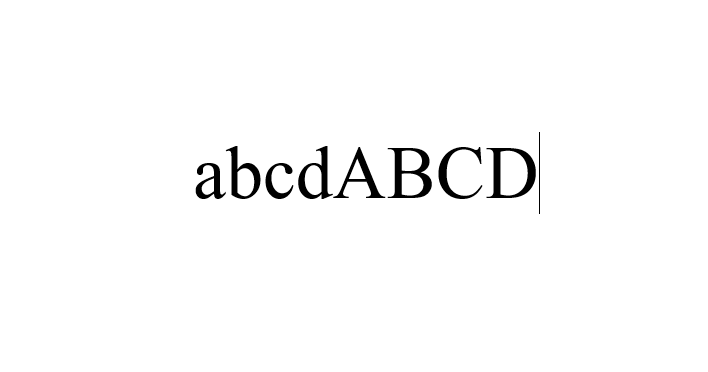
#> input picture image_ocr.PNG, 708 x 372 px
$ jupyter execute --allow-errors 'OCR IMG PROCESSING.ipynb'
#> lines starting #> are read from the running program, lines starting #| are printed output that depends on the picture; after the words box and inside, x2 and y2 are one past the last pixel; in counts of white or black regions, pixels touching at a corner belong together
### mylib.py


def plotimage(img, title=None, figsize=None, invert=True):
    #Source: https://stackoverflow.com/a/42314798
    import numpy as np
    from matplotlib import pyplot as plt

    if invert:
        img = np.max(img) - img.copy()
    h = img.shape[0]
    w = img.shape[1]
    dpi = 80
    if figsize is None:
        figsize = w / float(dpi), h / float(dpi)
    fig = plt.figure(figsize=figsize)
    ax = fig.add_axes([0, 0, 1, 1])
    ax.axis('off')
    ax.imshow(img, cmap='gray')
    if title:
        plt.title(title)
    plt.show()


def gray_to_bw(gray, thresh):
    '''
    Returns a new image
    '''
    import numpy as np

    bw1 = gray.copy()
    bw1[bw1<thresh]=0
    bw1[bw1>=thresh]=255
    return bw1

def draw_borders(img, color=0):

    import numpy as np

    if len(img.shape)==2:
        res = color * np.ones((img.shape[0]+2,img.shape[1]+2),dtype=img.dtype)
    else:
        res = color * np.ones((img.shape[0]+2,img.shape[1]+2,3),dtype=img.dtype)

    res[1:-1,1:-1] = img
    return res

def vert_seg(bw, black=1):
    import numpy as np

    lines = []

    height = bw.shape[0]

    i = 0
    start = 0
    while True:
        if black not in bw[i,:] or i==height-1:
            if i==height-1:
                end = i
            else:
                end = i-1

            if i!=start:
                lines.append({'start': start,'end': end+1})
            start=i+1

        if i==height-1:
            break
        i+=1

    return lines

def draw_vert_lines(vert, lines, blue=(255,255,0), red=(0,255,255)):
    import cv2
    import numpy as np

    width = vert.shape[1]
    for line in lines:
        start = line['start']
        end = line['end']
        cv2.line(vert, (0,start), (width,start), blue)
        cv2.line(vert, (0,end), (width,end), red)

def hor_seg(img, black=1):

    import numpy as np

    width = img.shape[1]

    j = 0
    start = 0
    chars = []
    while True:
        if black not in img[:,j] or j==width-1:
            if j==width-1:
                end = j
            else:
                end = j-1
            if j!=start:
                chars.append({'start':start,'end':end+1})

            start=j+1

        if j==width-1:
            break
        j+=1

    return chars

def draw_hor_lines(hor, chars, start, end, blue=(255,255,0), red=(0,255,255)):

    import cv2
    import numpy as np

    for char in chars:
        char_start = char['start']
        char_end = char['end']
        cv2.line(hor, (char_start,start), (char_start,end), blue)
        cv2.line(hor, (char_end,start), (char_end,end), red)

def inner_prod(a,b):
    '''
    a and b are n-D numpy arrays, with exact same shape
    '''

    import numpy as np
    #return int(np.sum(np.abs(np.array(a)-np.array(b))))
    return int(np.sum(np.array(a)*np.array(b)))

# [14 lines left out: functions normalize, distance, not called in this run]

### OCR IMG PROCESSING.ipynb
[cell 1]
import cv2
import numpy as np
from matplotlib import pyplot as plt
import random
import json
import scipy.linalg
import pandas
from PIL import ImageDraw, Image, ImageFont
from mylib import *
from difflib import Differ
from IPython.display import HTML as html_print

<h1>Define Walsh Function Using the formula Walsh Function</h1>
<p> Referance Website :- https://mathworld.wolfram.com/WalshFunction.html</p>

[cell 2]
def Hadamard2Walsh(n):


#> called with n = 64
    from scipy.linalg import hadamard
    from math import log

    hadamardMatrix=hadamard(n)
    HadIdx = np.arange(n)
    M = int(log(n,2))+1

    for i in HadIdx:
        s=format(i, '#032b')
        s=s[::-1]; s=s[:-2]; s=list(s)
        x=[int(x) for x in s]
        x=np.array(x)
        if(i==0):
            binHadIdx=x
        else:
            binHadIdx=np.vstack((binHadIdx,x))

    binSeqIdx = np.zeros((n,M)).T

    for k in reversed(range(1,int(M))):
        tmp=np.bitwise_xor(binHadIdx.T[k],binHadIdx.T[k-1])
        binSeqIdx[k]=tmp

    tmp=np.power(2,np.arange(M)[::-1])
    tmp=tmp.T
    SeqIdx = np.dot(binSeqIdx.T,tmp)

    j=1
    for i in SeqIdx:

        if(j==1):
            walshMatrix=hadamardMatrix[int(i)]
        else:
            walshMatrix=np.vstack((walshMatrix,hadamardMatrix[int(i)]))
        j+=1

    return hadamardMatrix,walshMatrix

[cell 3]
n = 64
(H,W)=Hadamard2Walsh(n)

plt.imshow(W, cmap='gray');
#> (this line was passed over: IPython is not available in this run)

[cell 4]
kernels = []

l = int(np.sqrt(W.shape[0]))

for i in range(l):
    subw = np.zeros_like(W)
    subw[:] = W[:,i].copy()
    kernels.append(subw)


walsh = []
for i in range(l):
    for j in range(l):
        walsh.append(kernels[i] * kernels[j].T)

#> (a cell that did not finish here is left out)

[cell 6]
to_save = []
for w in walsh:
    to_save.append(w.tolist())

with open("./walsh.json", "w") as f:
    f.write(json.dumps(to_save, indent=2))

print("Saved Result")

<h1> Generate blank Image, write the character on it </h1>
<p>Referance:- https://code-maven.com/create-images-with-python-pil-pillow </p>

[cell 7]
chars = list(range(ord('A'), ord('Z')+1)) + list(range(ord('a'), ord('z')+1))
chars = [chr(x) for x in chars]
chars += [x for x in '.,!?()[]!@$&1234567890;:\'"']
chars += ['ft','fe','fo'] #characters that are very close to each other

[cell 8]
fontsize = 100
img_fraction = 0.5
# # ttf_url = "../fonts-ttf/FreeSans.ttf" #(Ubuntu)
ttf_url = "./times.ttf" #(Windows)
font = ImageFont.truetype(ttf_url, fontsize)
letters = []

#> (the rest of this cell did not finish here and is left out)

[cell 9]
with open("./database.json", "w") as f:
    f.write(json.dumps(letters, indent=2))

[cell 10]
image_path = './image_ocr.PNG'
walsh_path = './walsh.json'
db_path = './database.json'
expected_path = './imageexpect.txt'
white = 0
black = 1
threshimge = 250
blue=(255,255,0)
green=(0,255,0)
red=(0,255,255)
violet=(155,205,155)

[cell 11]
img = cv2.imread(image_path)
#> img is the input picture: shape (372, 708, 3); min 0, max 255, mean 250.1
gray = cv2.cvtColor(img, cv2.COLOR_BGR2GRAY)
plotimage(gray, 'Gray Scale ORC Image Processing', invert=False)
#> (the call stopped at in plotimage, `fig = plt.figure(figsize=figsize)`: IPython is not available in this run)

[cell 12]
bw1=1-gray_to_bw(gray, thresh)//255
#> call 2 of gray_to_bw, with thresh = 1
#> in gray_to_bw (call 2), `bw1[bw1>=thresh]=255`:
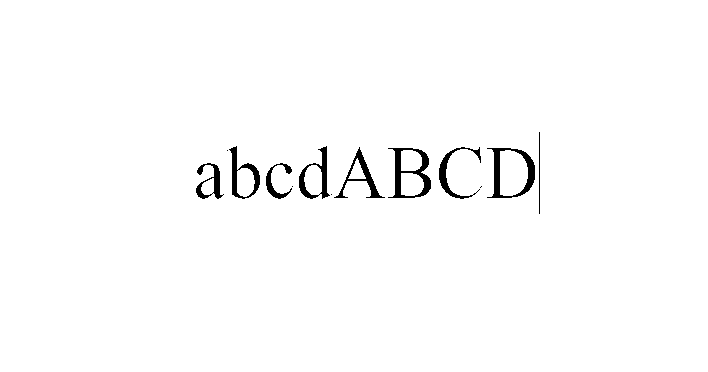
#> bw1: shape (372, 708); 98.4% white; 13 black regions (4 under 20 px), largest, box (x1, y1, x2, y2) and area: (388, 148, 431, 198) 752, (487, 148, 535, 198) 725, (299, 146, 330, 199) 502
plotimage(bw1, 'B&W', figsize=(15,15))
#> (the call stopped at in plotimage, `fig = plt.figure(figsize=figsize)`: IPython is not available in this run)

[cell 13]
lines = vert_seg(bw1)
#> lines = 1 item
vert = 255*bw1.copy()
vert = cv2.cvtColor(vert, cv2.COLOR_GRAY2RGB)
draw_vert_lines(vert, lines)
#> the loop in draw_vert_lines, `for line in lines:` made 1 pass
#> (start, end) on pass 1: (132, 214)
#> after the loop in draw_vert_lines, `for line in lines:`:
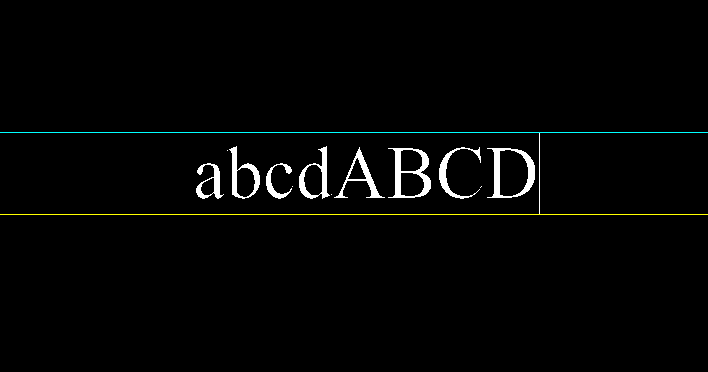
#> vert: shape (372, 708, 3); mean B, G, R 4.7, 5.4, 4.7
#plotimage(vert, 'Vertical')

[cell 14]
start = 0

for line in lines:
    img = bw1[line['start']:line['end'],:]
    line['chars'] = hor_seg(img)
#> this loop made 1 pass
#> width in hor_seg on pass 1: 708
#> pass 1, `img = bw1[line['start']:line['end'],:]`:
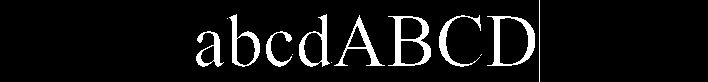
#> img: shape (82, 708); values 0 (black) and 1 (white), 7.1% white; 13 white regions (4 under 20 px), largest, box (x1, y1, x2, y2) and area: (388, 16, 431, 66) 752, (487, 16, 535, 66) 725, (299, 14, 330, 67) 502

hor = vert.copy()
for line in lines:
    start = line['start']
    end = line['end']
    draw_hor_lines(hor, line['chars'], start, end)
#> this loop made 1 pass
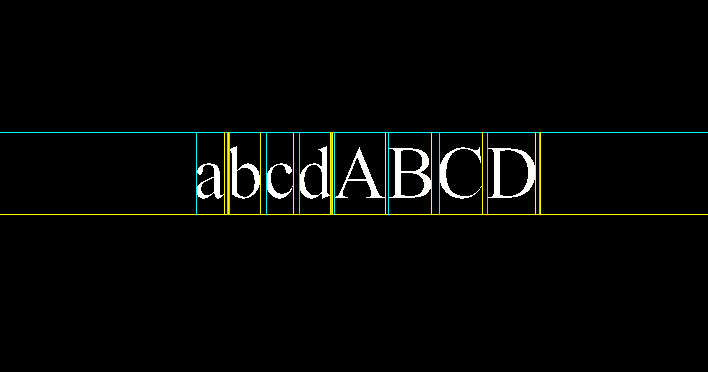
#> hor: shape (372, 708, 3); 0.68% of pixels changed, all inside (x1, y1, x2, y2) = (196, 132, 541, 215)

#plotimage(hor, 'Horizontal')

[cell 15]
for line in lines:
    for char in line['chars']:
        img = bw1[line['start']:line['end'],char['start']:char['end']]
        char['vertical_parts'] = vert_seg(img)
#> this loop made 1 pass
#> after the loop, char = 3 items

#> (a cell that did not finish here is left out)

[cell 17]
c = 7 #samples to plot

for line in lines:
    for char in line['chars']:
        start=line['start']
        end=line['end']

        if char['vertical_parts'] and len(char['vertical_parts'])>0:
            start=line['start']+char['vertical_parts'][0]['start']
            end=line['start']+char['vertical_parts'][-1]['end']

        img = bw1[start:end,char['start']:char['end']]
        img = img.copy()
        if 0 in img.shape:
            print("IMAGE WITH SHAPE: ",img.shape)
            print("start:", start, "end:", end, "char['start']", char['start'],"char['end']",char['end'])
        img = cv2.resize(img, (64,64))
        v = []
        for w in walsh:
            v.append(inner_prod(img, w))
        char['walsh_vector'] = v

        if c and np.random.randint(10)==0:
            original_img = bw1[line['start']:line['end'],char['start']:char['end']]
           # plotimage(draw_borders(original_img,black),title='Original')
           # plotimage(draw_borders(img,black), title='Resized')
            print("Walsh=", v)
            c-=1
#> this loop made 1 pass
#| Walsh= [4096, 0, 0, 0, 0, 0, 0, 0, 0, 0, 0, 0, 0, 0, 0, 0, 0, 0, 0, 0, 0, 0, 0, 0, 0, 0, 0, 0, 0, 0, 0, 0, 0, 0, 0, 0, 0, 0, 0, 0, 0, 0, 0, 0, 0, 0, 0, 0, 0, 0, 0, 0, 0, 0, 0, 0, 0, 0, 0, 0, 0, 0, 0, 0]
#> img: shape (64, 64); every value is 1
#> after the loop, c = 6; char = 4 items

[cell 18]
with open(db_path) as f:
    db = json.loads(f.read())
#> db = []

for i in range(len(lines)):
    for j in range(len(lines[i]['chars'])):
        char = lines[i]['chars'][j]
        line_start = lines[i]['start']
        line_end = lines[i]['end']
        char_start = char['start']
        char_end = char['end']

        min_dist = -1
        min_letter = 'NaN'
        for letter in db:
            dist = distance(letter['walsh_vector'], char['walsh_vector'])
            if min_dist == -1 or dist < min_dist:
                min_dist = dist
                min_letter = letter['character']
        char['prediction']=min_letter

[cell 19]
for line in lines:
    space_lengths = [] #the spaces between all characters in this line
    chars = line['chars']

    #remove all existing spaces:
    for i in reversed(range(len(chars))):
        if chars[i]['prediction']==' ':
            del chars[i]

    for i in range(len(chars)-1):
        char = chars[i]
        next_char = chars[i+1]
        space_lengths+=[next_char['start'] - char['end']]
    avg = np.mean(space_lengths)
    avg*=1.5
    print(space_lengths)
    print(avg)
    for i in reversed(range(len(space_lengths))):
        if space_lengths[i] > avg:
            chars.insert(i+1, {'start': chars[i]['end'], 'end': chars[i+1]['start'], 'prediction': ' '})
#> this loop made 1 pass
#> avg on pass 1: 5.85
#| [3, 1, 6, 6, 1, 2, 3, 8, 5, 4]
#| 5.85

[cell 20]
prediction = ""
for line in lines:
    for char in line['chars']:
        if "prediction" in char:
            prediction+=char['prediction']
    prediction+="\n"
plotimage(bw1, 'B&W', figsize=(15,15))
#> (the call stopped at in plotimage, `fig = plt.figure(figsize=figsize)`: IPython is not available in this run)
print(prediction)
#| NaNNaNNaN NaN NaNNaNNaNNaN NaNNaNNaN

$ run again, with 02.png copied over image_ocr.PNG
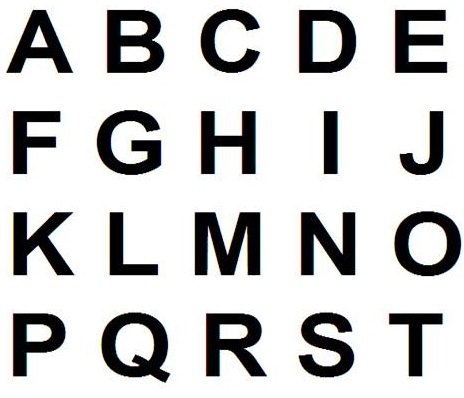
#> input picture 02.png, 464 x 398 px
#> img is the input picture: shape (398, 464, 3); mean B, G, R 202, 202, 202
#> `lines = vert_seg(bw1)`: lines = 5 items
#> the loop in draw_vert_lines, `for line in lines:` made 5 passes
#> (start, end) on passes 1 to 5: (10, 72), (111, 174), (212, 275), (313, 378), (379, 381)
#> the loop `for line in lines:` made 5 passes
#> the loop `for line in lines:` made 5 passes
#> after the loop `for line in lines:`:
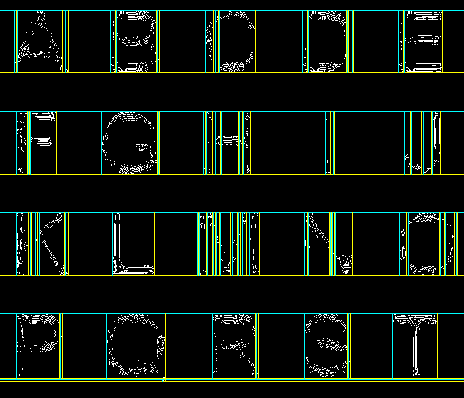
#> hor: shape (398, 464, 3); mean B, G, R 14.4, 23.3, 14.4
#> the loop `for line in lines:` made 5 passes
#> after the loop `for line in lines:`: char = 3 items
#> the loop `for line in lines:` made 5 passes
#> (printed output is left out)
#> after the loop `for line in lines:`:
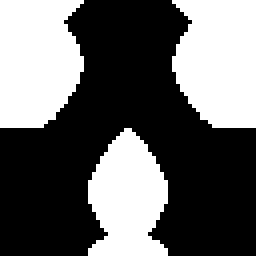
#> img: shape (64, 64) (shown 4 times larger); values 0 (black) and 1 (white), 39.7% white; 3 white regions, box (x1, y1, x2, y2) and area: (0, 0, 21, 32) 577, (43, 0, 64, 32) 577, (22, 32, 42, 64) 472
#> after the loop `for line in lines:`: c = 0; char = 4 items
#> db = []
#> the loop `for i in range(len(lines)):` made 5 passes
#> the loop `for line in lines:` made 5 passes
#> avg on passes 1 to 5: 21, 23.53, 12.66, 39, nan
#> (printed output is left out)
#| NaNNaNNaN NaNNaNNaN NaNNaNNaN NaNNaNNaNNaN NaNNaN
#| NaNNaNNaN NaNNaN NaNNaNNaNNaNNaNNaN NaNNaN NaNNaNNaNNaN
#| NaNNaNNaNNaNNaN NaN NaNNaNNaNNaNNaNNaNNaNNaNNaNNaN NaNNaNNaNNaNNaN NaNNaNNaNNaNNaN
#| NaNNaN NaN NaNNaN NaNNaN NaN
#| NaN
